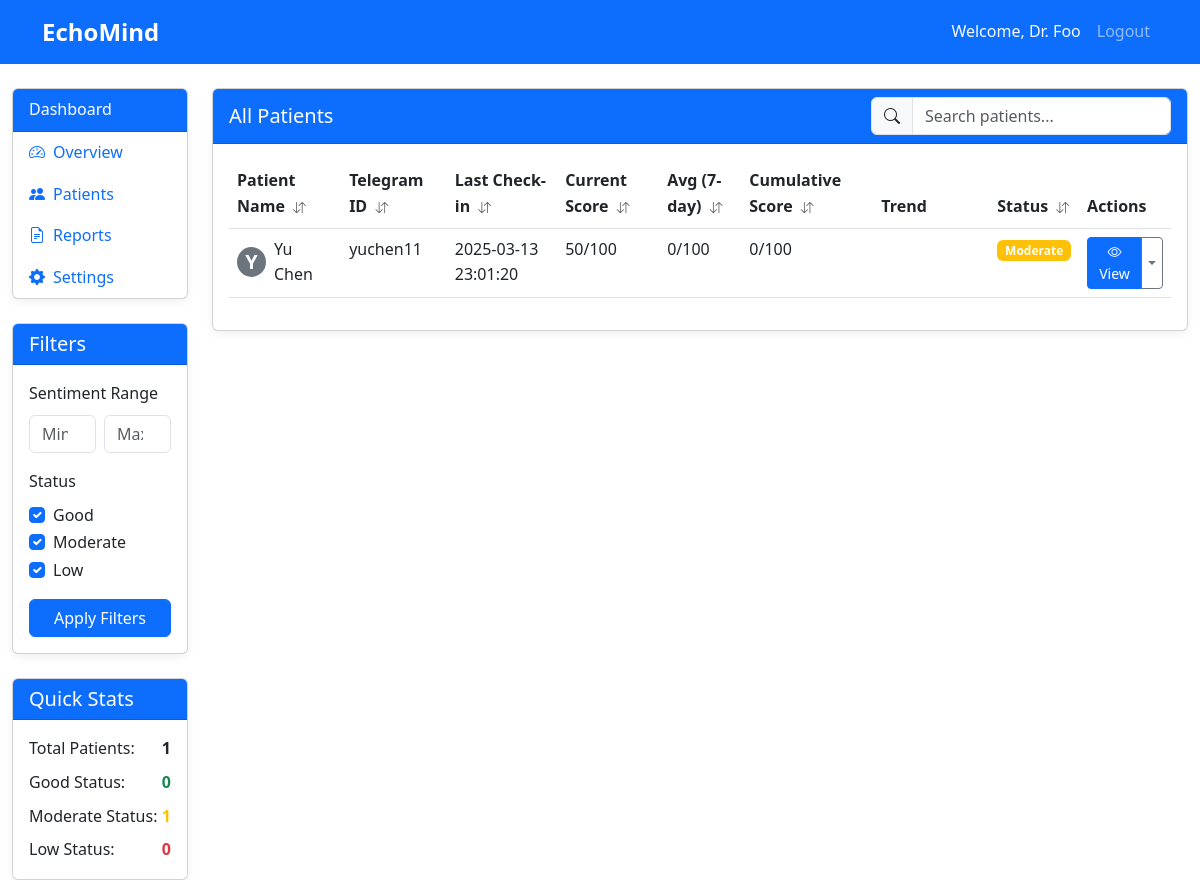
Screenshot of /portal/patients (signed in) with the database file from the repository.
### tables this page shows
CREATE TABLE Patient (
            Patient_ID INTEGER PRIMARY KEY,
            condition TEXT,
            timezone TEXT DEFAULT 'UTC',
            chat_time TEXT,
            Cumulative_Score REAL DEFAULT 0.00,
            Day_On_Day_Score REAL DEFAULT 0.00,
            ThreeDay_Day_On_Day_Score REAL DEFAULT 0.00, telegram_verification_code TEXT,
            FOREIGN KEY (Patient_ID) REFERENCES User(User_ID) ON DELETE CASCADE
        );

CREATE TABLE User (
            User_ID INTEGER PRIMARY KEY AUTOINCREMENT,
            Name TEXT NOT NULL,
            Email TEXT UNIQUE NOT NULL,
            Password TEXT NOT NULL,
            Role TEXT NOT NULL CHECK(Role IN ('Patient', 'Doctor', 'Nurse')),
            chat_id INTEGER UNIQUE,
            telegram_id TEXT UNIQUE NOT NULL,
            telegram_verification_code TEXT,
            is_first_login BOOLEAN DEFAULT 1,
            created_at TIMESTAMP DEFAULT (datetime('now', 'localtime'))
        );

### main.py (the view)
@app.get("/portal/patients", response_class=HTMLResponse)
async def patients_list(request: Request):
    user = await get_current_user(request)
    if not user:
        return RedirectResponse(url="/login", status_code=status.HTTP_303_SEE_OTHER)
    if user["user_type"] != "doctor":
        return RedirectResponse(url="/login", status_code=status.HTTP_303_SEE_OTHER)
    patient_data = user_db.get_patients_for_doctor(user["id"])
    normalized_patients = []
    for patient in patient_data:
        normalized_patient = {
            'id': patient.get('User_ID'),
            'name': patient.get('Name'),
            'email': patient.get('Email'),
            'telegram_id': patient.get('telegram_id'),
            'last_checkin': patient.get('last_checkin', 'N/A'),
            'latest_score': patient.get('latest_score', 0),
            'avg_score': patient.get('avg_score', 0),
            'cumulative_score': patient.get('Cumulative_Score', 0),
            'trend_data': patient.get('trend_data', '0,0,0,0,0'),
            'patient_id': patient.get('User_ID'),
            'first_name': patient.get('Name', '').split()[0],
            'last_name': ' '.join(patient.get('Name', '').split()[1:]) if len(patient.get('Name', '').split()) > 1 else ''
        }
        normalized_patients.append(normalized_patient)
    now = datetime.now()
    formatted_date = now.strftime('%B %d, %Y %H:%M')
    alerts = []
    return templates.TemplateResponse(
        "patients.html",
        {
            "request": request,
            "user": user,
            "patients": normalized_patients,
            "now": datetime.now(),
            "formatted_date": datetime.now().strftime('%B %d, %Y %H:%M'),
            "alerts": alerts,
            "stats": {
                "total": len(normalized_patients),
                "good": sum(1 for p in normalized_patients if p['latest_score'] >= 70),
                "moderate": sum(1 for p in normalized_patients if 40 <= p['latest_score'] < 70),
                "low": sum(1 for p in normalized_patients if p['latest_score'] < 40)
            }
        }
    )

### templates/patients.html (shortened to what this page needs)
<!DOCTYPE html>
<html lang="en">
<head>
    <link href="https://cdn.jsdelivr.net/npm/bootstrap@5.3.0-alpha1/dist/css/bootstrap.min.css" rel="stylesheet">
    <link rel="stylesheet" href="https://cdn.jsdelivr.net/npm/bootstrap-icons@1.8.1/font/bootstrap-icons.css">
    <link rel="stylesheet" href="{{ url_for('static', path='css/styles.css') }}">
</head>
<body>
    <nav class="navbar navbar-expand-lg navbar-dark bg-primary">
        <div class="container">
            <a class="navbar-brand" href="/">EchoMind</a>
            <div class="collapse navbar-collapse" id="navbarNav">
                <ul class="navbar-nav ms-auto">
                    {% if user %}
                        <li class="nav-item">
                            <span class="nav-link text-light">Welcome, Dr. {{ user.last_name }}</span>
                        </li>
                        <li class="nav-item">
                            <a class="nav-link" href="/logout">Logout</a>
                        </li>
                    {% endif %}
                </ul>
            </div>
        </div>
    </nav>
    <div class="container-fluid mt-4">
        <div class="row">
            <div class="col-md-2">
                <div class="card">
                    <div class="card-header bg-primary text-white">
                        Dashboard
                    </div>
                    <div class="card-body p-0">
                        <ul class="nav flex-column">
                            <li class="nav-item">
                                <a class="nav-link" href="/portal">
                                    <i class="bi bi-speedometer2 me-2"></i>Overview
                                </a>
                            </li>
                            <li class="nav-item">
                                <a class="nav-link active" href="/portal/patients">
                                    <i class="bi bi-people-fill me-2"></i>Patients
                                </a>
                            </li>
                            <li class="nav-item">
                                <a class="nav-link" href="/portal/reports">
                                    <i class="bi bi-file-earmark-text me-2"></i>Reports
                                </a>
                            </li>
                            <li class="nav-item">
                                <a class="nav-link" href="/portal/settings">
                                    <i class="bi bi-gear-fill me-2"></i>Settings
                                </a>
                            </li>
                        </ul>
                    </div>
                </div>
                <div class="card mt-4">
                    <div class="card-header bg-primary text-white">
                        <h5 class="mb-0">Filters</h5>
                    </div>
                    <div class="card-body">
                        <div class="mb-3">
                            <label class="form-label">Sentiment Range</label>
                            <div class="d-flex">
                                <input type="number" class="form-control me-2" id="minScore" placeholder="Min" min="0" max="100">
                                <input type="number" class="form-control" id="maxScore" placeholder="Max" min="0" max="100">
                            </div>
                        </div>
                        <div class="mb-3">
                            <label class="form-label">Status</label>
                            <div class="form-check">
                                <input class="form-check-input" type="checkbox" id="statusGood" checked>
                                <label class="form-check-label" for="statusGood">Good</label>
                            </div>
                            <div class="form-check">
                                <input class="form-check-input" type="checkbox" id="statusModerate" checked>
                                <label class="form-check-label" for="statusModerate">Moderate</label>
                            </div>
                            <div class="form-check">
                                <input class="form-check-input" type="checkbox" id="statusLow" checked>
                                <label class="form-check-label" for="statusLow">Low</label>
                            </div>
                        </div>
                        <button type="button" class="btn btn-primary w-100" id="applyFilters">Apply Filters</button>
                    </div>
                </div>
                <div class="card mt-4">
                    <div class="card-header bg-primary text-white">
                        <h5 class="mb-0">Quick Stats</h5>
                    </div>
                    <div class="card-body">
                        <div class="d-flex justify-content-between mb-2">
                            <span>Total Patients:</span>
                            <strong>{{ patients|length }}</strong>
                        </div>
                        <div class="d-flex justify-content-between mb-2">
                            <span>Good Status:</span>
                            <strong class="text-success">
                                {{ patients|selectattr('latest_score', '>=', 70)|list|length }}
                            </strong>
                        </div>
                        <div class="d-flex justify-content-between mb-2">
                            <span>Moderate Status:</span>
                            <strong class="text-warning">
                                {{ patients|selectattr('latest_score', '>=', 40)|selectattr('latest_score', '<', 70)|list|length }}
                            </strong>
                        </div>
                        <div class="d-flex justify-content-between">
                            <span>Low Status:</span>
                            <strong class="text-danger">
                                {{ patients|selectattr('latest_score', '<', 40)|list|length }}
                            </strong>
                        </div>
                    </div>
                </div>
            </div>
            <div class="col-md-10">
                <div class="card mb-4">
                    <div class="card-header bg-primary text-white d-flex justify-content-between align-items-center">
                        <h5 class="mb-0">All Patients</h5>
                        <div class="d-flex align-items-center">
                            <div class="input-group" style="width: 300px;">
                                <span class="input-group-text bg-light">
                                    <i class="bi bi-search"></i>
                                </span>
                                <input type="text" class="form-control" id="searchPatients" placeholder="Search patients...">
                            </div>
                        </div>
                    </div>
                    <div class="card-body">
                        <div class="table-responsive">
                            <table class="table table-hover" id="patientsTable">
                                <thead>
                                    <tr>
                                        <th class="sortable" data-sort="name">
                                            Patient Name
                                            <i class="bi bi-arrow-down-up text-muted ms-1"></i>
                                        </th>
                                        <th class="sortable" data-sort="telegram">
                                            Telegram ID
                                            <i class="bi bi-arrow-down-up text-muted ms-1"></i>
                                        </th>
                                        <th class="sortable" data-sort="last_checkin">
                                            Last Check-in
                                            <i class="bi bi-arrow-down-up text-muted ms-1"></i>
                                        </th>
                                        <th class="sortable" data-sort="latest_score">
                                            Current Score
                                            <i class="bi bi-arrow-down-up text-muted ms-1"></i>
                                        </th>
                                        <th class="sortable" data-sort="avg_score">
                                            Avg (7-day)
                                            <i class="bi bi-arrow-down-up text-muted ms-1"></i>
                                        </th>
                                        <th class="sortable" data-sort="cumulative_score">
                                            Cumulative Score
                                            <i class="bi bi-arrow-down-up text-muted ms-1"></i>
                                        </th>
                                        <th>Trend</th>
                                        <th class="sortable" data-sort="status">
                                            Status
                                            <i class="bi bi-arrow-down-up text-muted ms-1"></i>
                                        </th>
                                        <th>Actions</th>
                                    </tr>
                                </thead>
                                <tbody>
                                    {% for patient in patients %}
                                    <tr class="patient-row"
                                        data-name="{{ patient.name|lower }}"
                                        data-score="{{ patient.latest_score }}"
                                        data-status="{% if patient.latest_score >= 70 %}good{% elif patient.latest_score >= 40 %}moderate{% else %}low{% endif %}">
                                        <td>
                                            <div class="d-flex align-items-center">
                                                <div class="avatar-circle bg-secondary text-white me-2 d-flex align-items-center justify-content-center">
                                                    {{ patient.first_name[0]|upper }}
                                                </div>
                                                {{ patient.name }}
                                            </div>
                                        </td>
                                        <td>{{ patient.telegram_id|default('N/A') }}</td>
                                        <td>{{ patient.last_checkin|default('N/A') }}</td>
                                        <td>{{ patient.latest_score }}/100</td>
                                        <td>{{ patient.avg_score }}/100</td>
                                        <td>{{ patient.cumulative_score|default(patient.avg_score * 1.1)|round|int }}/100</td>
                                        <td>
                                            <div class="sparkline-container" data-values="{{ patient.trend_data|default('60,65,62,68,70,65,72')|string }}"></div>
                                        </td>
                                        <td>
                                            {% if patient.latest_score >= 70 %}
                                                <span class="badge bg-success">Good</span>
                                            {% elif patient.latest_score >= 40 %}
                                                <span class="badge bg-warning">Moderate</span>
                                            {% else %}
                                                <span class="badge bg-danger">Low</span>
                                            {% endif %}
                                        </td>
                                        <td>
                                            <div class="btn-group">
                                                <a href="/portal/patient/{{ patient.patient_id }}" class="btn btn-sm btn-primary">
                                                    <i class="bi bi-eye"></i> View
                                                </a>
                                                <button type="button" class="btn btn-sm btn-outline-secondary dropdown-toggle dropdown-toggle-split" data-bs-toggle="dropdown">
                                                </button>
                                            </div>
                                        </td>
                                    </tr>
                                    {% endfor %}
                                </tbody>
                            </table>
                        </div>
                    </div>
                </div>
            </div>
        </div>
    </div>
</body>
</html>

### static/css/styles.css (style rules this page uses)
body { font-family: 'Segoe UI', Tahoma, Geneva, Verdana, sans-serif; line-height: 1.6; }
.navbar-brand { font-size: 1.5rem; font-weight: bold; }
.avatar-circle { width: 50px; height: 50px; border-radius: 50%; font-size: 20px; }
.card { box-shadow: 0 4px 8px rgba(0,0,0,0.05); transition: all 0.3s; }

### templates/patients.html (style rules this page uses)
.avatar-circle { width: 30px; height: 30px; border-radius: 50%; display: inline-flex; align-items: center; justify-content: center; font-weight: bold; }
.sparkline-container { width: 100px; height: 30px; }
.sortable { cursor: pointer; }
.sortable i { font-size: 0.8rem; }

### rows the page displays
Patient: first_name "Y", name "Yu Chen", telegram_id "yuchen11", last_checkin "2025-03-13 23:01:20", latest_score "50", avg_score "0", cumulative_score "0"

### other values shown
{{ user.last_name }} "Foo"
{{ patients|length }} "1"
{{ patients|selectattr('latest_score', '>=', 70)|list|length }} "0"
{{ patients|selectattr('latest_score', '<', 40)|list|length }} "0"
